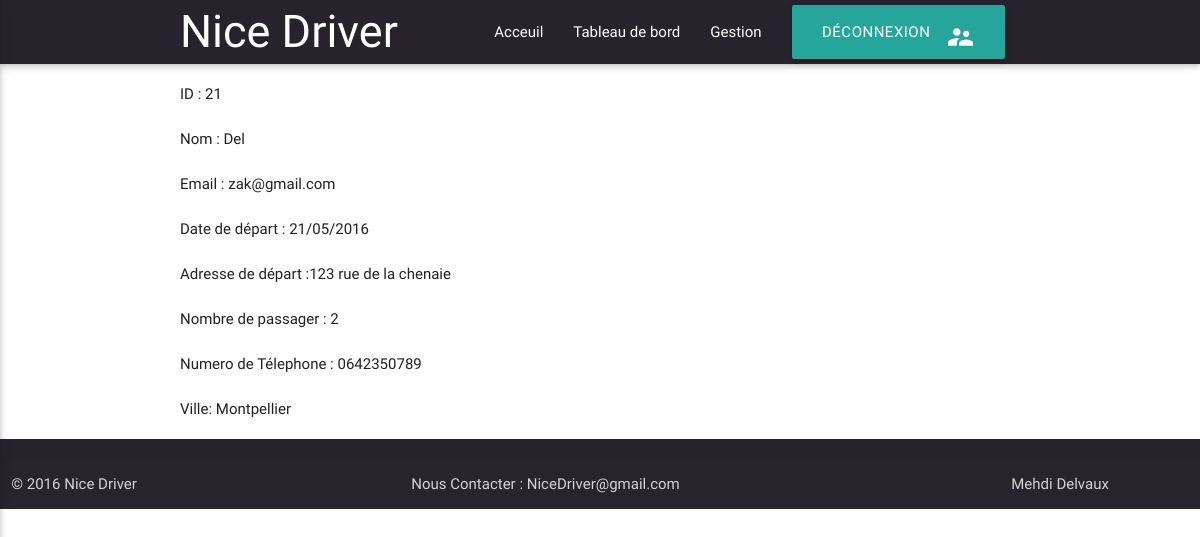
The page /vue/detail_reservation_jour.php?id=21 on the database its author committed.
### tables this page shows
CREATE TABLE IF NOT EXISTS `reservationjour` (
  `id` int(11) NOT NULL AUTO_INCREMENT,
  `nom` varchar(255) NOT NULL,
  `email` varchar(255) NOT NULL,
  `dateD` varchar(255) NOT NULL,
  `adresse` varchar(255) NOT NULL,
  `nbpassager` int(11) NOT NULL,
  `tel` varchar(255) NOT NULL,
  `ville` varchar(255) NOT NULL,
  `etat` varchar(255) NOT NULL,
  PRIMARY KEY (`id`)
);

### modele/get_reservation.php (called while the page is built, shortened)
<?php
class GET_RESERVATION{
	static function get_reservationJour_id($id)
	{
    $bdd=connexion();
	$req = $bdd->prepare('SELECT * FROM reservationjour WHERE id=:id ');
	$req->execute(array(':id' => $id));
    $reservations = $req->fetch();
    return $reservations;
	}
}

### vue/detail_reservation_jour.php (the view)
<?php include("menu_admin.php"); ?>
<?php
	$id=htmlspecialchars($_GET['id']);
	require_once('../modele/get_reservation.php');
    $reservation = GET_RESERVATION::get_reservationJour_id($id); ?>
          <div class="container">
            <div class="Black-text ">
              <p>ID :  <?php echo htmlspecialchars($reservation["id"]) ; ?></p>
              <p>Nom : <?php echo htmlspecialchars($reservation['nom']) ; ?></p>
              <p>Email : <?php echo htmlspecialchars($reservation['email'])  ?></p>
              <p>Date de départ :  <?php echo htmlspecialchars($reservation['dateD'])  ?></p>
              <p>Adresse de départ :<?php echo htmlspecialchars($reservation['adresse'])  ?></p>
              <p>Nombre de passager : <?php echo htmlspecialchars($reservation['nbpassager'])  ?></p>
              <p>Numero de Télephone : <?php echo htmlspecialchars($reservation['tel'])  ?></p>
               <p>Ville: <?php echo htmlspecialchars($reservation['ville'])  ?></p>
            </div>
          </div>
   <?php include("footer.php"); ?>

### vue/css/style.css (style rules this page uses)
p { line-height: 2rem; }
body { display: flex; min-height: 100vh; flex-direction: column; }

### rows shown on the page
reservationjour: id "21", nom "Del", email "zak@gmail.com", dateD "21/05/2016", adresse "123 rue de la chenaie", nbpassager "2", tel "0642350789", ville "Montpellier"
